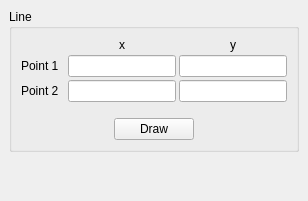
           <widget class="QWidget" name="linePage">
            <layout class="QVBoxLayout" name="_3">
             <property name="spacing">
              <number>6</number>
             </property>
             <property name="margin">
              <number>9</number>
             </property>
             <item>
              <widget class="QGroupBox" name="lineGroup">
               <property name="title">
                <string>Line</string>
               </property>
               <layout class="QVBoxLayout" name="_4">
                <property name="spacing">
                 <number>6</number>
                </property>
                <property name="margin">
                 <number>9</number>
                </property>
                <item>
                 <layout class="QGridLayout" name="_5">
                  <property name="margin">
                   <number>0</number>
                  </property>
                  <property name="spacing">
                   <number>3</number>
                  </property>
                  <item row="1" column="2">
                   <widget class="QLineEdit" name="lineY1"/>
                  </item>
                  <item row="2" column="2">
                   <widget class="QLineEdit" name="lineY2"/>
                  </item>
                  <item row="1" column="1">
                   <widget class="QLineEdit" name="lineX1"/>
                  </item>
                  <item row="1" column="0">
                   <widget class="QLabel" name="label">
                    <property name="text">
                     <string>Point 1</string>
                    </property>
                   </widget>
                  </item>
                  <item row="2" column="1">
                   <widget class="QLineEdit" name="lineX2"/>
                  </item>
                  <item row="2" column="0">
                   <widget class="QLabel" name="label_2">
                    <property name="text">
                     <string>Point 2  </string>
                    </property>
                   </widget>
                  </item>
                  <item row="0" column="1">
                   <widget class="QLabel" name="label_7">
                    <property name="text">
                     <string>x</string>
                    </property>
                    <property name="alignment">
                     <set>Qt::AlignCenter</set>
                    </property>
                   </widget>
                  </item>
                  <item row="0" column="2">
                   <widget class="QLabel" name="label_8">
                    <property name="text">
                     <string>y</string>
                    </property>
                    <property name="alignment">
                     <set>Qt::AlignCenter</set>
                    </property>
                   </widget>
                  </item>
                 </layout>
                </item>
                <item>
                 <spacer>
                  <property name="orientation">
                   <enum>Qt::Vertical</enum>
                  </property>
                  <property name="sizeType">
                   <enum>QSizePolicy::Minimum</enum>
                  </property>
                  <property name="sizeHint" stdset="0">
                   <size>
                    <width>20</width>
                    <height>10</height>
                   </size>
                  </property>
                 </spacer>
                </item>
                <item>
                 <layout class="QHBoxLayout" name="_6">
                  <property name="spacing">
                   <number>6</number>
                  </property>
                  <property name="margin">
                   <number>0</number>
                  </property>
                  <item>
                   <spacer>
                    <property name="orientation">
                     <enum>Qt::Horizontal</enum>
                    </property>
                    <property name="sizeHint" stdset="0">
                     <size>
                      <width>21</width>
                      <height>20</height>
                     </size>
                    </property>
                   </spacer>
                  </item>
                  <item>
                   <widget class="QPushButton" name="lineDraw">
                    <property name="text">
                     <string>Draw</string>
                    </property>
                   </widget>
                  </item>
                  <item>
                   <spacer>
                    <property name="orientation">
                     <enum>Qt::Horizontal</enum>
                    </property>
                    <property name="sizeHint" stdset="0">
                     <size>
                      <width>21</width>
                      <height>20</height>
                     </size>
                    </property>
                   </spacer>
                  </item>
                 </layout>
                </item>
               </layout>
              </widget>
             </item>
             <item>
              <spacer>
               <property name="orientation">
                <enum>Qt::Vertical</enum>
               </property>
               <property name="sizeHint" stdset="0">
                <size>
                 <width>20</width>
                 <height>40</height>
                </size>
               </property>
              </spacer>
             </item>
            </layout>
           </widget>
